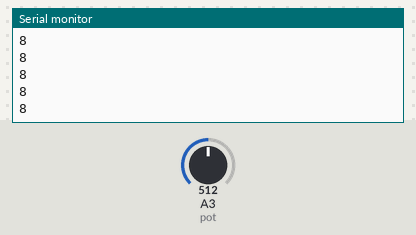
Recording of a sketch running on a simulated Arduino Uno, built with avr-gcc and run on an emulated ATmega328P. On the bench: the last lines printed to the serial monitor. The inputs (shaded band) are chosen by the test bench; at power-on: A3 (pot) = 512.

Above: at 1.2 s.
1.3 s: A3 (pot) set to 716
At 1.32 s:
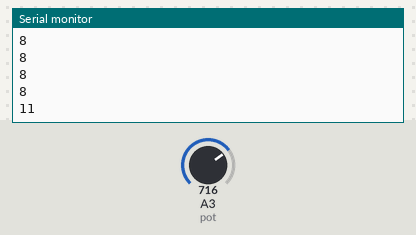
2.8 s: A3 (pot) set to 900
At 2.83 s:
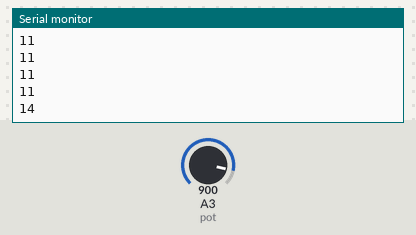
Timing chart, 0 to 5.8 s (numbered marks = the images above; inputs shaded):
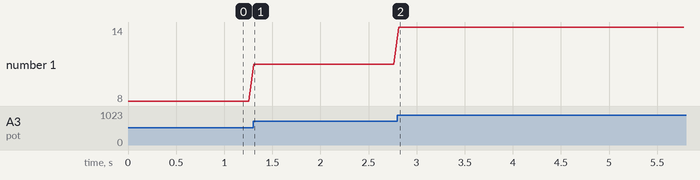

Measured:
- after the input at 1.3 s, the serial monitor: prints a new line at once (image 1)
- after the input at 2.8 s, the serial monitor: prints a new line at once (image 2)
- plotted number 1: 8 → 11 after the input at 1.3 s, 11 → 14 after the input at 2.8 s

The sketch:

pot_setup.ino
```cpp
byte pot = 17;
byte value = 0;

void setup() {
  pinMode(pot, INPUT);
  Serial.begin(115200);
}

void loop() {
  value = analogRead(pot) / 64;
  Serial.println(value);
  delay(50);
}
```
